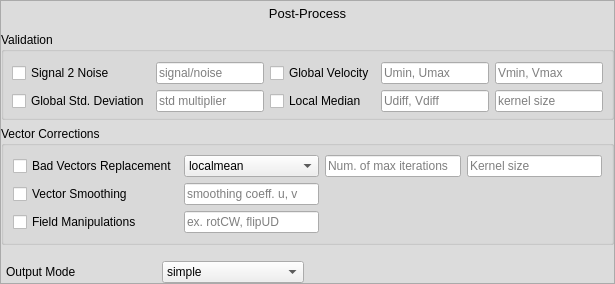
                  <widget class="QFrame" name="postprocess_frame">
                   <property name="maximumSize">
                    <size>
                     <width>16777215</width>
                     <height>25</height>
                    </size>
                   </property>
                   <property name="styleSheet">
                    <string notr="true">QFrame{
background-color: rgb(220, 220, 220);
}

QPushButton {
	color: rgb(0,0,0);
	background-color: rgb(220, 220, 220);
	border: 0px solid;
}

QPushButton:hover {
	background-color: rgb(150,200,230);
}

QPushButton:checked {
	background-color: rgb(85, 160, 255);
}</string>
                   </property>
                   <property name="frameShape">
                    <enum>QFrame::StyledPanel</enum>
                   </property>
                   <property name="frameShadow">
                    <enum>QFrame::Raised</enum>
                   </property>
                   <layout class="QVBoxLayout" name="verticalLayout_10">
                    <property name="leftMargin">
                     <number>0</number>
                    </property>
                    <property name="topMargin">
                     <number>0</number>
                    </property>
                    <property name="rightMargin">
                     <number>0</number>
                    </property>
                    <property name="bottomMargin">
                     <number>0</number>
                    </property>
                    <item>
                     <widget class="QPushButton" name="postprocess_PB">
                      <property name="minimumSize">
                       <size>
                        <width>0</width>
                        <height>25</height>
                       </size>
                      </property>
                      <property name="maximumSize">
                       <size>
                        <width>16777215</width>
                        <height>25</height>
                       </size>
                      </property>
                      <property name="font">
                       <font>
                        <pointsize>10</pointsize>
                       </font>
                      </property>
                      <property name="text">
                       <string>Post-Process</string>
                      </property>
                      <property name="checkable">
                       <bool>false</bool>
                      </property>
                     </widget>
                    </item>
                    <item>
                     <widget class="QGroupBox" name="groupBox_13">
                      <property name="title">
                       <string>Validation</string>
                      </property>
                      <layout class="QGridLayout" name="gridLayout_36">
                       <property name="leftMargin">
                        <number>8</number>
                       </property>
                       <property name="topMargin">
                        <number>10</number>
                       </property>
                       <property name="rightMargin">
                        <number>8</number>
                       </property>
                       <property name="bottomMargin">
                        <number>5</number>
                       </property>
                       <item row="0" column="0">
                        <layout class="QGridLayout" name="gridLayout_37">
                         <item row="1" column="1">
                          <widget class="QLineEdit" name="pos_std_LE_3">
                           <property name="placeholderText">
                            <string>std multiplier</string>
                           </property>
                          </widget>
                         </item>
                         <item row="0" column="1">
                          <widget class="QLineEdit" name="pos_s2n_ratio_LE_3">
                           <property name="enabled">
                            <bool>true</bool>
                           </property>
                           <property name="whatsThis">
                            <string>&lt;html&gt;&lt;head/&gt;&lt;body&gt;&lt;p&gt;&lt;br/&gt;&lt;/p&gt;&lt;/body&gt;&lt;/html&gt;</string>
                           </property>
                           <property name="text">
                            <string/>
                           </property>
                           <property name="frame">
                            <bool>true</bool>
                           </property>
                           <property name="placeholderText">
                            <string>signal/noise</string>
                           </property>
                          </widget>
                         </item>
                         <item row="0" column="3">
                          <widget class="QLineEdit" name="pos_gv_ulim_LE_3">
                           <property name="placeholderText">
                            <string>Umin, Umax</string>
                           </property>
                          </widget>
                         </item>
                         <item row="1" column="0">
                          <widget class="QCheckBox" name="pos_std_CB_3">
                           <property name="enabled">
                            <bool>true</bool>
                           </property>
                           <property name="text">
                            <string>Global Std. Deviation</string>
                           </property>
                          </widget>
                         </item>
                         <item row="1" column="2">
                          <widget class="QCheckBox" name="pos_localvelocity_CB_3">
                           <property name="enabled">
                            <bool>true</bool>
                           </property>
                           <property name="text">
                            <string>Local Median</string>
                           </property>
                          </widget>
                         </item>
                         <item row="1" column="3">
                          <widget class="QLineEdit" name="pos_lv_uvdiff_LE_3">
                           <property name="placeholderText">
                            <string>Udiff, Vdiff</string>
                           </property>
                          </widget>
                         </item>
                         <item row="0" column="0">
                          <widget class="QCheckBox" name="pos_sig2noise_CB_3">
                           <property name="enabled">
                            <bool>true</bool>
                           </property>
                           <property name="text">
                            <string>Signal 2 Noise</string>
                           </property>
                          </widget>
                         </item>
                         <item row="0" column="2">
                          <widget class="QCheckBox" name="pos_globalvelocity_CB_3">
                           <property name="enabled">
                            <bool>true</bool>
                           </property>
                           <property name="text">
                            <string>Global Velocity</string>
                           </property>
                          </widget>
                         </item>
                         <item row="1" column="4">
                          <widget class="QLineEdit" name="pos_lv_kernel_LE_3">
                           <property name="placeholderText">
                            <string>kernel size</string>
                           </property>
                          </widget>
                         </item>
                         <item row="0" column="4">
                          <widget class="QLineEdit" name="pos_gv_vlim_LE_3">
                           <property name="placeholderText">
                            <string>Vmin, Vmax</string>
                           </property>
                          </widget>
                         </item>
                        </layout>
                       </item>
                      </layout>
                     </widget>
                    </item>
                    <item>
                     <widget class="QGroupBox" name="groupBox_14">
                      <property name="title">
                       <string>Vector Corrections</string>
                      </property>
                      <layout class="QGridLayout" name="gridLayout_38">
                       <property name="leftMargin">
                        <number>9</number>
                       </property>
                       <item row="0" column="0">
                        <layout class="QGridLayout" name="gridLayout_39">
                         <item row="0" column="0" colspan="2">
                          <widget class="QCheckBox" name="pos_badvector_CB_3">
                           <property name="enabled">
                            <bool>true</bool>
                           </property>
                           <property name="text">
                            <string>Bad Vectors Replacement</string>
                           </property>
                          </widget>
                         </item>
                         <item row="0" column="3">
                          <widget class="QLineEdit" name="pos_bv_niterations_LE_3">
                           <property name="placeholderText">
                            <string>Num. of max iterations</string>
                           </property>
                          </widget>
                         </item>
                         <item row="0" column="2">
                          <widget class="QComboBox" name="pos_bv_method_CB_3">
                           <property name="sizePolicy">
                            <sizepolicy hsizetype="Expanding" vsizetype="Fixed">
                             <horstretch>0</horstretch>
                             <verstretch>0</verstretch>
                            </sizepolicy>
                           </property>
                           <item>
                            <property name="text">
                             <string>localmean</string>
                            </property>
                           </item>
                           <item>
                            <property name="text">
                             <string>disk</string>
                            </property>
                           </item>
                           <item>
                            <property name="text">
                             <string>distance</string>
                            </property>
                           </item>
                          </widget>
                         </item>
                         <item row="0" column="4">
                          <widget class="QLineEdit" name="pos_bv_kernel_LE_3">
                           <property name="placeholderText">
                            <string>Kernel size</string>
                           </property>
                          </widget>
                         </item>
                         <item row="1" column="2">
                          <widget class="QLineEdit" name="pos_smth_factor_LE_3">
                           <property name="placeholderText">
                            <string>smoothing coeff. u, v</string>
                           </property>
                          </widget>
                         </item>
                         <item row="1" column="0" colspan="2">
                          <widget class="QCheckBox" name="pos_smoothing_CB_3">
                           <property name="enabled">
                            <bool>true</bool>
                           </property>
                           <property name="sizePolicy">
                            <sizepolicy hsizetype="Minimum" vsizetype="Fixed">
                             <horstretch>0</horstretch>
                             <verstretch>0</verstretch>
                            </sizepolicy>
                           </property>
                           <property name="text">
                            <string>Vector Smoothing</string>
                           </property>
                          </widget>
                         </item>
                         <item row="2" column="2">
                          <widget class="QLineEdit" name="pos_fm_LE_3">
                           <property name="placeholderText">
                            <string>ex. rotCW, flipUD</string>
                           </property>
                          </widget>
                         </item>
                         <item row="2" column="0" colspan="2">
                          <widget class="QCheckBox" name="pos_fieldmanip_CB_3">
                           <property name="enabled">
                            <bool>true</bool>
                           </property>
                           <property name="text">
                            <string>Field Manipulations</string>
                           </property>
                          </widget>
                         </item>
                        </layout>
                       </item>
                      </layout>
                     </widget>
                    </item>
                    <item>
                     <layout class="QHBoxLayout" name="horizontalLayout_6" stretch="0,1,2">
                      <property name="spacing">
                       <number>6</number>
                      </property>
                      <property name="sizeConstraint">
                       <enum>QLayout::SetDefaultConstraint</enum>
                      </property>
                      <property name="leftMargin">
                       <number>5</number>
                      </property>
                      <property name="topMargin">
                       <number>10</number>
                      </property>
                      <property name="rightMargin">
                       <number>25</number>
                      </property>
                      <item>
                       <widget class="QLabel" name="label_46">
                        <property name="sizePolicy">
                         <sizepolicy hsizetype="Minimum" vsizetype="Preferred">
                          <horstretch>0</horstretch>
                          <verstretch>0</verstretch>
                         </sizepolicy>
                        </property>
                        <property name="minimumSize">
                         <size>
                          <width>150</width>
                          <height>0</height>
                         </size>
                        </property>
                        <property name="text">
                         <string>Output Mode</string>
                        </property>
                        <property name="alignment">
                         <set>Qt::AlignLeading|Qt::AlignLeft|Qt::AlignVCenter</set>
                        </property>
                       </widget>
                      </item>
                      <item>
                       <widget class="QComboBox" name="pos_output_CB_3">
                        <item>
                         <property name="text">
                          <string>simple</string>
                         </property>
                        </item>
                        <item>
                         <property name="text">
                          <string>extended</string>
                         </property>
                        </item>
                       </widget>
                      </item>
                      <item>
                       <spacer name="horizontalSpacer_5">
                        <property name="orientation">
                         <enum>Qt::Horizontal</enum>
                        </property>
                        <property name="sizeType">
                         <enum>QSizePolicy::Preferred</enum>
                        </property>
                        <property name="sizeHint" stdset="0">
                         <size>
                          <width>40</width>
                          <height>20</height>
                         </size>
                        </property>
                       </spacer>
                      </item>
                     </layout>
                    </item>
                   </layout>
                  </widget>
